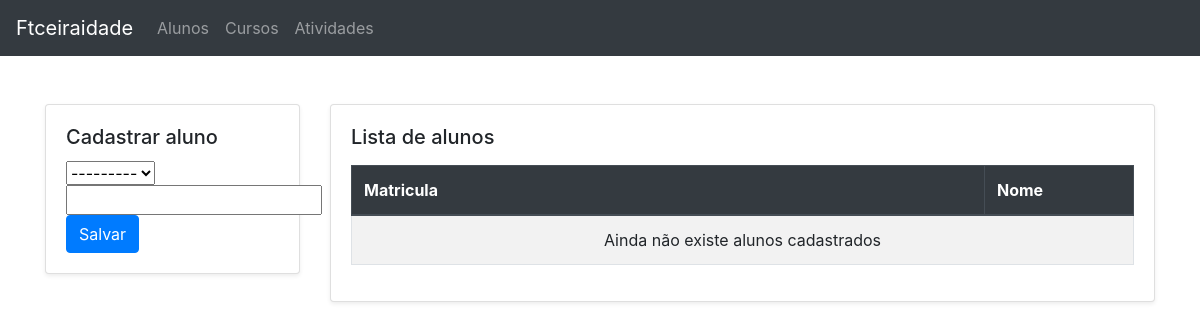
Page /alunos on the earlier database version.
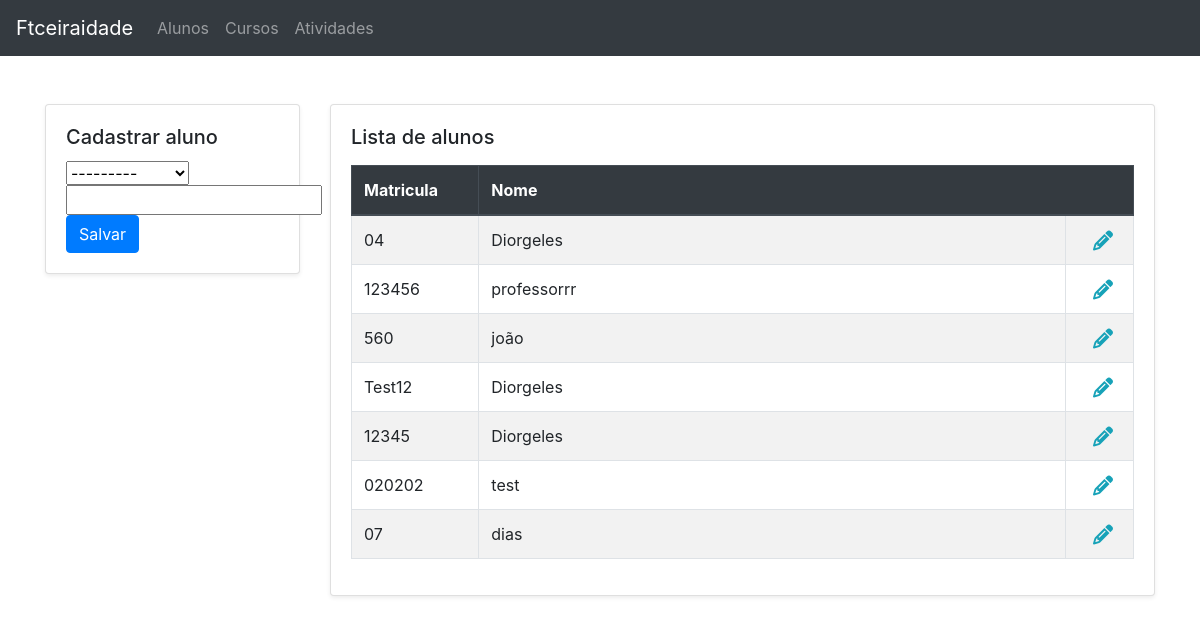
Same page on the later database version.
### core/models.py (models this page shows, shortened)
class Students(SoftDeletableModel, TimeStampedModel):
    user = models.ForeignKey(User, on_delete=models.CASCADE)
    subscription = models.CharField(max_length=8, editable=False)
    name = models.CharField('Nome', max_length=100)
    class Meta:
        verbose_name = 'Estudante'
        verbose_name_plural = 'Estudantes'

### core/views.py (the view)
# urls.py: path('alunos', students, name='students'),
def students(request):
    template_name = 'student.html'
    form = StudentsForm(request.POST or None)
    students = Students.objects.all()
    if request.method == 'POST':
        if form.is_valid():
            form.save()
            return redirect('students')
    return render(request, template_name, locals())

### core/forms.py
class StudentsForm(forms.ModelForm):
    class Meta:
        model = Students
        fields = '__all__'

### core/templates/student.html (shortened to what this page needs)
{% extends "base_add_list.html" %}
{% load bootstrap %}
{% block insert_title %}Cadastrar aluno{% endblock insert_title %}
{% block insert_data %}
<form action="
    {% if studentId %}
        {% url 'student' studentId %}
    {% else %}
        {% url 'students' %}
    {% endif %}" method="POST">
    {{ form.user|bootstrap }}
    {{ form.name|bootstrap }}
    <button type="submit" class="btn btn-primary" name='SAVE'>{% if studentId %}Atualizar{% else %}Salvar{% endif %}</button>
</form>
{% endblock insert_data %}
{% block list_title %}Lista de alunos{% endblock list_title %}
{% block list_columns %}
<tr>
    <th>Matricula</th>
    <th colspan='2'>Nome</th>
</tr>
{% endblock list_columns %}
{% block list_data %}
{% for student in students %}
<tr>
    <td>{{ student.subscription }}</td>
    <td class='w-75'>{{ student.name }}</td>
    <td class='text-right'>
        <a href="{% url 'student' student.id %}" class='pr-2'>
            <i class="fa fa-pencil fa-lg text-info"></i>
        </a>
    </td>
</tr>
{% empty %}
<tr>
    <td colspan='2' class='text-center'>Ainda não existe alunos cadastrados</td>
</tr>
{% endfor %}
{% endblock list_data %}

Differences in the rows shown:
added Students: subscription "04", name "Diorgeles"
added Students: subscription "123456", name "professorrr"
added Students: subscription "560", name "joão"
added Students: subscription "Test12", name "Diorgeles"
added Students: subscription "12345", name "Diorgeles"
added Students: subscription "020202", name "test"
added Students: subscription "07", name "dias"
Other differences:
text no longer shown: "Ainda não existe alunos cadastrados"
